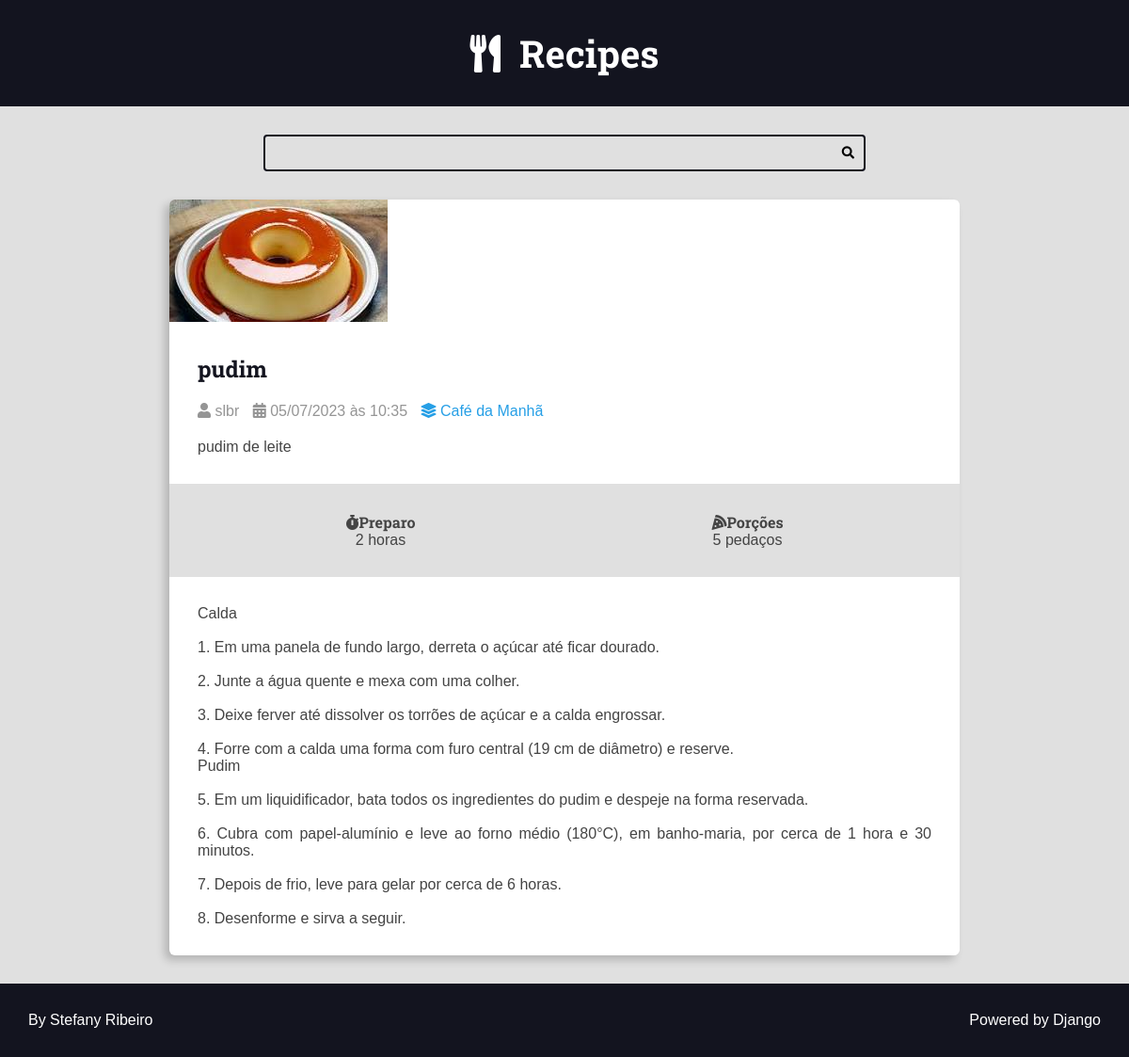
Screenshot of /recipes/4/ with the database file from the repository.
### recipes/models.py (models this page shows, shortened)
class Recipe(models.Model):
    title = models.CharField(max_length=65)
    description = models.CharField(max_length=165) #caracteres
    slug = models.SlugField() #
    preparation_time = models.IntegerField() #numero inteiro
    preparation_time_unit = models.CharField(max_length=165)
    servings = models.IntegerField()
    servings_unit = models.CharField(max_length=165)
    preparation_steps = models.TextField() #campo de texto livre
    preparation_steps_is_html = models.BooleanField(default=False)
    created_at = models.DateTimeField(auto_now_add=True) #campo dia e hora o auto_now_add no momento da criação gera uma data
    updated_at = models.DateTimeField(auto_now=True) #o auto_now atualiza o campo
    is_published = models.BooleanField(default=False)
    cover = models.ImageField(upload_to='recipes/covers/%Y/%m/%d/')
    category = models.ForeignKey(Category, on_delete=models.SET_NULL, null=True, blank=True, default=None) #precisa do paremetro para onde vai (category) e o on delete define o que vai acontecer caso a categoria seja deletada, nesse caso, será nula e, para isso, precisamos do null=True
    author = models.ForeignKey(User, on_delete=models.SET_NULL, null=True) #aqui está usando o import de User para adicionar os usuários ao banco

class Category(models.Model):
    name = models.CharField(max_length=65)

### recipes/views.py (the view)
# urls.py: path('recipes/<int:id>/', views.recipe, name="recipes-recipe"),
def recipe(request, id):
    recipe = get_object_or_404(Recipe, pk=id, is_published=True,)
    return render(request, 'recipes/pages/recipe-view.html', context={
        'recipe': recipe,
        'is_detail_page' : True,
    })

### recipes/templates/recipes/pages/recipe-view.html (shortened to what this page needs)
{% extends 'global/base.html' %}
{% block content %}
        <div class="main-content main-content-detail container">
            {% include 'recipes/partials/recipe.html' %}
        </div>
{% endblock content %}

### recipes/templates/recipes/partials/recipe.html (shortened to what this page needs)
<div class="recipe recipe-list-item">
    <div class="recipe-cover">
        <a href="{% url 'recipes-recipe' recipe.id %}">
            <img src="{{recipe.cover.url}}" alt="temporario">
        </a>
    </div>
    <div class="recipe-title-container">
        <h2 class="recipe-title">
            <a class="recipe-title" href="{% url 'recipes-recipe' recipe.id %}">
            {{ recipe.title }}
            </a>
        </h2>
    </div>
    <div class="recipe-author">
        <span class="recipe-author-item">
            <i class="fas fa-user"></i>
            {%if recipe.author is not None%}
                {%if recipe.author.first_name%}
                    {{recipe.author.first_name}} {{recipe.author.last_name}}
                {%else%}
                    {{recipe.author.username}}
                {%endif%}
            {%else%}
                Desconhecido
            {%endif%}
        </span>
        <span class="recipe-author-item">
            <i class="fas fa-calendar-alt"></i>
            {{recipe.created_at|date:"d/m/Y"}} às {{recipe.created_at|date:"H:i"}}
        </span>
        {% if recipe.category is not None %}
        <span class="recipe-author-item">
            <a href="{% url 'recipes-category' recipe.category.id %}">
                <i class="fas fa-layer-group"></i>
                <span>{{recipe.category.name}}</span>
            </a>
        </span>
        {%endif%}
    </div>
    <div class="recipe-content">
        <p>{{recipe.description}}</p>
    </div>
    <div class="recipe-meta-container">
        <div class="recipe-meta recipe-preparation">
            <h3 class="recipe-meta-title"><i class="fas fa-stopwatch"></i>Preparo</h3>
            <div class="recipe-meta-text">
                {{recipe.preparation_time}} {{recipe.preparation_time_unit}}
            </div>
        </div>
        <div class="recipe-meta recipe-servings">
            <h3 class="recipe-meta-title"><i class="fas fa-pizza-slice"></i>Porções</h3>
            <div class="recipe-meta-text">
                {{recipe.servings}} {{recipe.servings_unit}}
            </div>
        </div>
    </div>
        {% if is_detail_page is True %}
        <div class="preparation-steps">
            {%if recipe.preparations_steps_is_html is True%}
                {{recipe.preparation_steps|safe}}
            {%else%}
                    {{recipe.preparation_steps|linebreaksbr}}
            {%endif%}
        </div>
        {%endif%}
    </div>

### recipes/static/recipes/css/styles.css (style rules this page uses)
:root { --color-primary: #269fe6; --color-primary-hover: #2086c2; --color-primary-dark: #13141f; --color-primary-dark-hover: #212336; --color-primary-light: #d4ecfa; --color-primary-light-hover: #bdd8e7; --color-white: #fff; --color-black: #000; --color-dark-text: #444; --color-info-light: #cce5ff; --color-debug-light: #cce5ff; --color-success-light: #d4edda; --color-alert-light: #fff3cd; --color-warning-light: #fff3cd; --color-error-light: #f8d7da; --color-info-dark: #4d86c4; --color-debug-dark: #4d86c4; --color-success-dark: #4a9c5d; --color-alert-dark: #927f40; --color-warning-dark: #927f40; --color-error-dark: #da525d; --color-gray-0: #f9f9f9; --color-gray-1: #e0e0e0; --color-gray-2: #c7c7c7; --color-gray-3: #aeaeae; --color-gray-4: #959595; --color-gray-5: #7d7d7d; --color-gray-6: #646464; --color-gray-7: #4b4b4b; --color-gray-8: #323232; --color-gray-9: #191919; --font-primary: sans-serif; --font-headings: 'Roboto Slab', serif; --spacing-gutter-medium: 3rem; --spacing-gutter-large: 4rem; }
* { padding: 0; margin: 0; box-sizing: border-box; }
html { font-size: 62.5%; }
body { font-size: 1.6rem; font-family: var(--font-primary); background-color: var(--color-gray-1); color: var(--color-dark-text); }
.container { max-width: 144rem; margin: 0 auto; padding: var(--spacing-gutter-medium); }
h1, h2, h3, h4, h5, h6 { font-family: var(--font-headings); }
.main-content { padding-top: 0; }
.recipe { background-color: var(--color-white); box-shadow: -5px 5px 10px rgba(0, 0, 0, .2); transition: all 300ms ease-in-out; transform: scale(1); border-radius: .6rem; overflow: hidden; }
.recipe img { max-width: 100%; }
.recipe-list-item { max-width: 64rem; height: fit-content; }
.recipe-title-container { padding: var(--spacing-gutter-medium); padding-bottom: 2rem; }
.recipe-author-item { color: var(--color-gray-4); margin-right: 1rem; }
.recipe-author { padding: 0 var(--spacing-gutter-medium); }
.recipe-content { padding: var(--spacing-gutter-medium); padding-top: 2rem; }
.recipe-author a { color: var(--color-primary); text-decoration: none; transition: all 300ms ease-in-out; }
.recipe-meta-container { display: flex; flex-flow: row wrap; padding: var(--spacing-gutter-medium); background-color: var(--color-gray-1); }
.recipe-meta { display: flex; flex-flow: column nowrap; flex-shrink: 1; flex-grow: 1; text-align: center; }
.recipe-meta-title { font-size: 1.6rem; }
.recipe-title { text-decoration: none; color: var(--color-primary-dark); }
.main-content-detail > .recipe-list-item { max-width: 84rem; margin: 0 auto; }
.preparation-steps { padding: var(--spacing-gutter-medium); text-align: justify; }

### rows the page displays
Recipe: cover (picture), title "pudim", author.username "slbr", created_at "05/07/2023", created_at "10:35", category.name "Café da Manhã", description "pudim de leite", preparation_time "2", preparation_time_unit "horas", servings "5", servings_unit "pedaços", preparation_steps "Calda 1. Em uma panela de fundo largo, derreta o açúcar até ficar dourado. 2. Junte a água quente e mexa com uma colher. 3. Deixe ferver até dissolver os torrões de açúcar e a calda engrossar. 4. Forre com a calda uma forma com furo central (19 cm de diâmetro) e reserve. Pudim 5. Em um liquidificador, bata todos os ingredientes do pudim e despeje na forma reservada. 6. Cubra com papel-alumínio e leve ao forno médio (180°C), em banho-maria, por cerca de 1 hora e 30 minutos. 7. Depois de frio, leve para gelar por cerca de 6 horas. 8. Desenforme e sirva a seguir."
